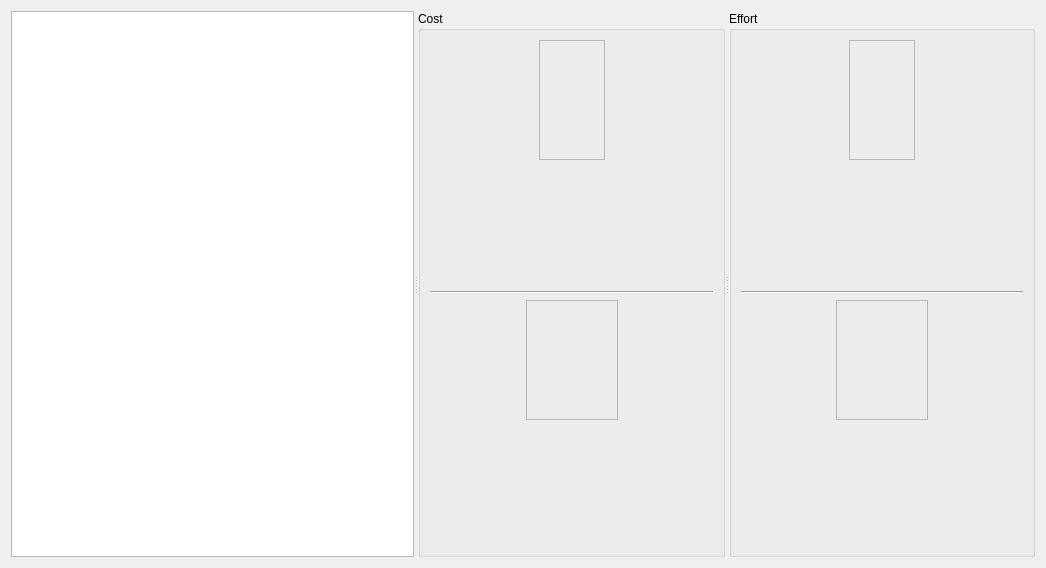
<?xml version="1.0" encoding="UTF-8"?>
<ui version="4.0">
 <class>PerformanceView</class>
 <widget class="QWidget" name="PerformanceView">
  <property name="geometry">
   <rect>
    <x>0</x>
    <y>0</y>
    <width>1046</width>
    <height>568</height>
   </rect>
  </property>
  <property name="windowTitle">
   <string/>
  </property>
  <layout class="QVBoxLayout" name="verticalLayout_7">
   <item>
    <widget class="QWidget" name="widget" native="true">
     <layout class="QHBoxLayout" name="horizontalLayout">
      <property name="leftMargin">
       <number>0</number>
      </property>
      <property name="topMargin">
       <number>0</number>
      </property>
      <property name="rightMargin">
       <number>0</number>
      </property>
      <property name="bottomMargin">
       <number>0</number>
      </property>
      <item>
       <widget class="QSplitter" name="splitter_2">
        <property name="orientation">
         <enum>Qt::Horizontal</enum>
        </property>
        <widget class="QTreeView" name="treeView">
         <property name="rootIsDecorated">
          <bool>false</bool>
         </property>
         <property name="itemsExpandable">
          <bool>false</bool>
         </property>
         <property name="expandsOnDoubleClick">
          <bool>false</bool>
         </property>
         <attribute name="headerVisible">
          <bool>false</bool>
         </attribute>
        </widget>
        <widget class="QSplitter" name="splitter">
         <property name="orientation">
          <enum>Qt::Horizontal</enum>
         </property>
         <widget class="QGroupBox" name="groupBox_2">
          <property name="title">
           <string>Cost</string>
          </property>
          <layout class="QVBoxLayout" name="verticalLayout_6">
           <item>
            <layout class="QVBoxLayout" name="verticalLayout_3">
             <item>
              <layout class="QHBoxLayout" name="horizontalLayout_4">
               <item>
                <spacer name="horizontalSpacer_2">
                 <property name="orientation">
                  <enum>Qt::Horizontal</enum>
                 </property>
                 <property name="sizeHint" stdset="0">
                  <size>
                   <width>40</width>
                   <height>20</height>
                  </size>
                 </property>
                </spacer>
               </item>
               <item>
                <widget class="QFrame" name="frame">
                 <property name="frameShape">
                  <enum>QFrame::StyledPanel</enum>
                 </property>
                 <property name="frameShadow">
                  <enum>QFrame::Sunken</enum>
                 </property>
                 <layout class="QHBoxLayout" name="horizontalLayout_2">
                  <item>
                   <widget class="QLabel" name="costSPI">
                    <property name="minimumSize">
                     <size>
                      <width>20</width>
                      <height>0</height>
                     </size>
                    </property>
                    <property name="frameShadow">
                     <enum>QFrame::Plain</enum>
                    </property>
                    <property name="text">
                     <string/>
                    </property>
                   </widget>
                  </item>
                  <item>
                   <widget class="QLabel" name="costCPI">
                    <property name="minimumSize">
                     <size>
                      <width>20</width>
                      <height>0</height>
                     </size>
                    </property>
                    <property name="text">
                     <string/>
                    </property>
                   </widget>
                  </item>
                 </layout>
                </widget>
               </item>
               <item>
                <spacer name="horizontalSpacer_3">
                 <property name="orientation">
                  <enum>Qt::Horizontal</enum>
                 </property>
                 <property name="sizeHint" stdset="0">
                  <size>
                   <width>40</width>
                   <height>20</height>
                  </size>
                 </property>
                </spacer>
               </item>
              </layout>
             </item>
             <item>
              <widget class="KChart::Chart" name="costChartPi" native="true"/>
             </item>
            </layout>
           </item>
           <item>
            <widget class="Line" name="line">
             <property name="orientation">
              <enum>Qt::Horizontal</enum>
             </property>
            </widget>
           </item>
           <item>
            <layout class="QVBoxLayout" name="verticalLayout">
             <item>
              <layout class="QHBoxLayout" name="horizontalLayout_8">
               <item>
                <spacer name="horizontalSpacer_4">
                 <property name="orientation">
                  <enum>Qt::Horizontal</enum>
                 </property>
                 <property name="sizeHint" stdset="0">
                  <size>
                   <width>40</width>
                   <height>20</height>
                  </size>
                 </property>
                </spacer>
               </item>
               <item>
                <widget class="QFrame" name="frame_2">
                 <property name="frameShape">
                  <enum>QFrame::StyledPanel</enum>
                 </property>
                 <property name="frameShadow">
                  <enum>QFrame::Sunken</enum>
                 </property>
                 <layout class="QHBoxLayout" name="horizontalLayout_3">
                  <item>
                   <widget class="QLabel" name="costBCWS">
                    <property name="minimumSize">
                     <size>
                      <width>20</width>
                      <height>0</height>
                     </size>
                    </property>
                    <property name="text">
                     <string/>
                    </property>
                   </widget>
                  </item>
                  <item>
                   <widget class="QLabel" name="costBCWP">
                    <property name="minimumSize">
                     <size>
                      <width>20</width>
                      <height>0</height>
                     </size>
                    </property>
                    <property name="text">
                     <string/>
                    </property>
                   </widget>
                  </item>
                  <item>
                   <widget class="QLabel" name="costACWP">
                    <property name="minimumSize">
                     <size>
                      <width>20</width>
                      <height>0</height>
                     </size>
                    </property>
                    <property name="text">
                     <string/>
                    </property>
                   </widget>
                  </item>
                 </layout>
                </widget>
               </item>
               <item>
                <spacer name="horizontalSpacer_5">
                 <property name="orientation">
                  <enum>Qt::Horizontal</enum>
                 </property>
                 <property name="sizeHint" stdset="0">
                  <size>
                   <width>40</width>
                   <height>20</height>
                  </size>
                 </property>
                </spacer>
               </item>
              </layout>
             </item>
             <item>
              <widget class="KChart::Chart" name="costChartWork" native="true"/>
             </item>
            </layout>
           </item>
          </layout>
         </widget>
         <widget class="QGroupBox" name="groupBox_3">
          <property name="title">
           <string>Effort</string>
          </property>
          <layout class="QVBoxLayout" name="verticalLayout_5">
           <item>
            <layout class="QVBoxLayout" name="verticalLayout_2">
             <item>
              <layout class="QHBoxLayout" name="horizontalLayout_6">
               <item>
                <spacer name="horizontalSpacer_6">
                 <property name="orientation">
                  <enum>Qt::Horizontal</enum>
                 </property>
                 <property name="sizeHint" stdset="0">
                  <size>
                   <width>40</width>
                   <height>20</height>
                  </size>
                 </property>
                </spacer>
               </item>
               <item>
                <widget class="QFrame" name="frame_4">
                 <property name="frameShape">
                  <enum>QFrame::StyledPanel</enum>
                 </property>
                 <property name="frameShadow">
                  <enum>QFrame::Sunken</enum>
                 </property>
                 <layout class="QHBoxLayout" name="horizontalLayout_9">
                  <item>
                   <widget class="QLabel" name="effortSPI">
                    <property name="minimumSize">
                     <size>
                      <width>20</width>
                      <height>0</height>
                     </size>
                    </property>
                    <property name="frameShadow">
                     <enum>QFrame::Plain</enum>
                    </property>
                    <property name="text">
                     <string/>
                    </property>
                   </widget>
                  </item>
                  <item>
                   <widget class="QLabel" name="effortCPI">
                    <property name="minimumSize">
                     <size>
                      <width>20</width>
                      <height>0</height>
                     </size>
                    </property>
                    <property name="text">
                     <string/>
                    </property>
                   </widget>
                  </item>
                 </layout>
                </widget>
               </item>
               <item>
                <spacer name="horizontalSpacer_7">
                 <property name="orientation">
                  <enum>Qt::Horizontal</enum>
                 </property>
                 <property name="sizeHint" stdset="0">
                  <size>
                   <width>40</width>
                   <height>20</height>
                  </size>
                 </property>
                </spacer>
               </item>
              </layout>
             </item>
             <item>
              <widget class="KChart::Chart" name="effortChartPi" native="true"/>
             </item>
            </layout>
           </item>
           <item>
            <widget class="Line" name="line_2">
             <property name="orientation">
              <enum>Qt::Horizontal</enum>
             </property>
            </widget>
           </item>
           <item>
            <layout class="QVBoxLayout" name="verticalLayout_4">
             <item>
              <layout class="QHBoxLayout" name="horizontalLayout_7">
               <item>
                <spacer name="horizontalSpacer_8">
                 <property name="orientation">
                  <enum>Qt::Horizontal</enum>
                 </property>
                 <property name="sizeHint" stdset="0">
                  <size>
                   <width>40</width>
                   <height>20</height>
                  </size>
                 </property>
                </spacer>
               </item>
               <item>
                <widget class="QFrame" name="frame_3">
                 <property name="frameShape">
                  <enum>QFrame::StyledPanel</enum>
                 </property>
                 <property name="frameShadow">
                  <enum>QFrame::Sunken</enum>
                 </property>
                 <layout class="QHBoxLayout" name="horizontalLayout_5">
                  <item>
                   <widget class="QLabel" name="effortBCWS">
                    <property name="minimumSize">
                     <size>
                      <width>20</width>
                      <height>0</height>
                     </size>
                    </property>
                    <property name="text">
                     <string/>
                    </property>
                   </widget>
                  </item>
                  <item>
                   <widget class="QLabel" name="effortBCWP">
                    <property name="minimumSize">
                     <size>
                      <width>20</width>
                      <height>0</height>
                     </size>
                    </property>
                    <property name="text">
                     <string/>
                    </property>
                   </widget>
                  </item>
                  <item>
                   <widget class="QLabel" name="effortACWP">
                    <property name="minimumSize">
                     <size>
                      <width>20</width>
                      <height>0</height>
                     </size>
                    </property>
                    <property name="text">
                     <string/>
                    </property>
                   </widget>
                  </item>
                 </layout>
                </widget>
               </item>
               <item>
                <spacer name="horizontalSpacer_9">
                 <property name="orientation">
                  <enum>Qt::Horizontal</enum>
                 </property>
                 <property name="sizeHint" stdset="0">
                  <size>
                   <width>40</width>
                   <height>20</height>
                  </size>
                 </property>
                </spacer>
               </item>
              </layout>
             </item>
             <item>
              <widget class="KChart::Chart" name="effortChartWork" native="true"/>
             </item>
            </layout>
           </item>
          </layout>
         </widget>
        </widget>
       </widget>
      </item>
     </layout>
    </widget>
   </item>
  </layout>
 </widget>
 <customwidgets>
  <customwidget>
   <class>KChart::Chart</class>
   <extends>QWidget</extends>
   <header location="global">KChartChart</header>
   <container>1</container>
  </customwidget>
 </customwidgets>
 <resources/>
 <connections/>
</ui>
